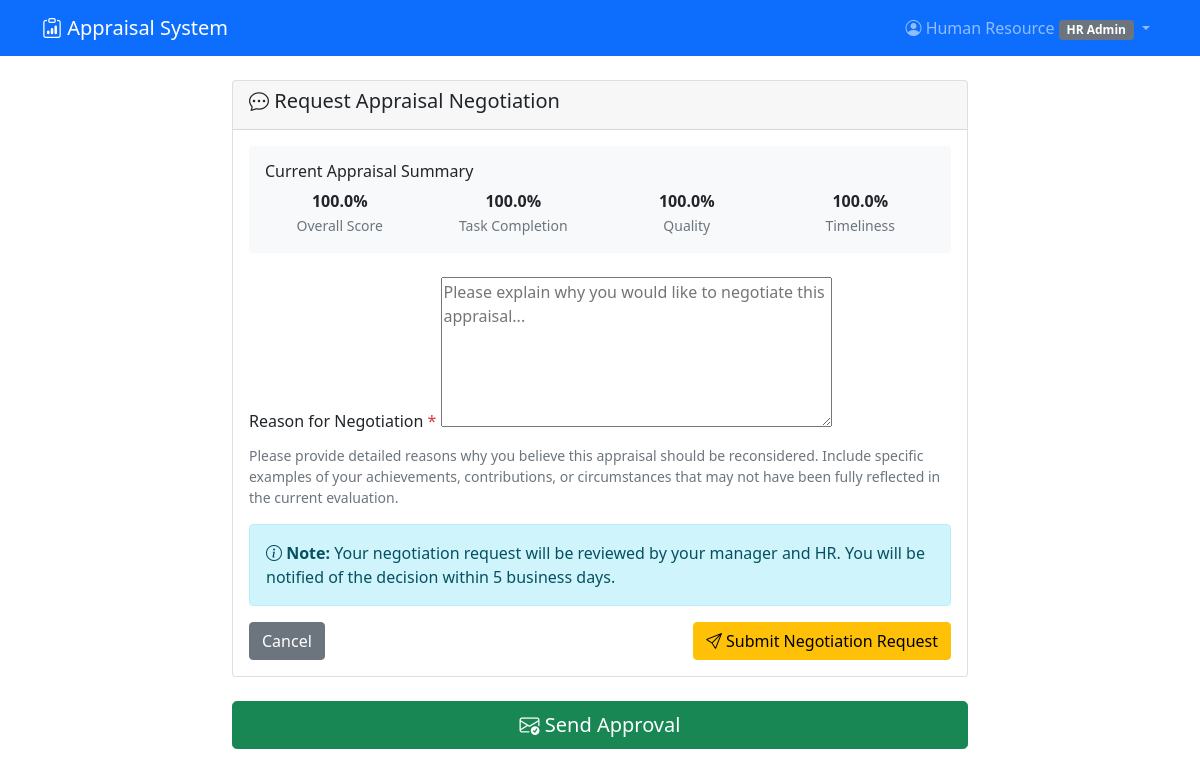
The page /appraisals/appraisal/1/negotiate/ (signed in) on the database its author committed.
### accounts/models.py (models this page shows, shortened)
class CustomUser(AbstractUser):
    ROLE_CHOICES = [
        ('employee', 'Employee'),
        ('team_leader', 'Team Leader'),
        ('manager', 'Manager'),
        ('hr_admin', 'HR Admin'),
    ]
    role = models.CharField(max_length=20, choices=ROLE_CHOICES, default='employee')
    department = models.ForeignKey(Department, on_delete=models.CASCADE, null=True, blank=True)
    employee_id = models.CharField(max_length=20, unique=True, null=True, blank=True)
    phone = models.CharField(max_length=15, blank=True)
    hire_date = models.DateField(null=True, blank=True)
    manager = models.ForeignKey('self', on_delete=models.SET_NULL, null=True, blank=True)

### appraisals/models.py (models this page shows, shortened)
class Appraisal(models.Model):
    STATUS_CHOICES = [
        ('draft', 'Draft'),
        ('submitted', 'Submitted'),
        ('approved', 'Approved'),
        ('rejected', 'Rejected'),
        ('negotiation', 'Under Negotiation'),
        ('accepted', 'Accepted'),
    ]
    employee = models.ForeignKey(User, on_delete=models.CASCADE, related_name='appraisals')
    period = models.ForeignKey(AppraisalPeriod, on_delete=models.CASCADE)
    manager = models.ForeignKey(User, on_delete=models.CASCADE, related_name='managed_appraisals')
    overall_percentage = models.FloatField(validators=[MinValueValidator(0), MaxValueValidator(100)])
    task_completion_score = models.FloatField(default=0)
    quality_score = models.FloatField(default=0)
    timeliness_score = models.FloatField(default=0)
    status = models.CharField(max_length=15, choices=STATUS_CHOICES, default='draft')
    final_remarks = models.TextField()
    hr_approved = models.BooleanField(default=False)
    hr_approved_by = models.ForeignKey(User, on_delete=models.SET_NULL, null=True, blank=True, related_name='hr_approvals')
    created_at = models.DateTimeField(auto_now_add=True)
    updated_at = models.DateTimeField(auto_now=True)

### appraisals/views.py (the view)
# urls.py: path('appraisal/<int:appraisal_id>/negotiate/', views.negotiate_appraisal, name='negotiate_appraisal'),
@login_required
def negotiate_appraisal(request, appraisal_id):
    from .models import Appraisal, NegotiationTicket
    appraisal = get_object_or_404(Appraisal, id=appraisal_id)
    ticket = NegotiationTicket.objects.filter(appraisal=appraisal).first()
    is_hr = request.user.role == 'hr_admin'
    is_team_leader_negotiating = False  # You can set this based on your logic if needed
    if not (request.user == appraisal.employee or request.user.role == 'hr_admin'):
        messages.error(request, 'You do not have permission to view this negotiation.')
        return redirect('dashboard')
    if request.method == 'POST' and not is_hr:
        form = NegotiationForm(request.POST)
        if form.is_valid():
            negotiation = form.save(commit=False)
            negotiation.appraisal = appraisal
            negotiation.save()
            appraisal.status = 'negotiation'
            appraisal.save()
            messages.success(request, 'Negotiation request submitted successfully!')
            return redirect('view_appraisal', appraisal_id=appraisal.id)
    else:
        form = NegotiationForm(instance=ticket) if ticket and not is_hr else NegotiationForm()
    return render(request, 'appraisals/negotiate_appraisal.html', {
        'form': form,
        'appraisal': appraisal,
        'ticket': ticket,
        'is_team_leader_negotiating': is_team_leader_negotiating,
        'user': request.user,
        'is_hr': is_hr,
    })

### appraisals/forms.py
class NegotiationForm(forms.ModelForm):
    class Meta:
        model = NegotiationTicket
        fields = ['employee_reason']
        widgets = {
            'employee_reason': forms.Textarea(attrs={'rows': 6, 'placeholder': 'Please explain why you would like to negotiate this appraisal...'}),
        }

### templates/appraisals/negotiate_appraisal.html (shortened to what this page needs)
{% extends 'base.html' %}
{% block content %}
<div class="row">
    <div class="col-md-8 mx-auto">
        <div class="card">
            <div class="card-header">
                <h5><i class="bi bi-chat-dots"></i> Request Appraisal Negotiation
                </h5>
            </div>
            <div class="card-body">
                <div class="row mb-4">
                    <div class="col-md-12">
                        <div class="bg-light p-3 rounded">
                            <h6>Current Appraisal Summary</h6>
                            <div class="row text-center">
                                <div class="col-md-3">
                                    <strong>{{ appraisal.overall_percentage|floatformat:1 }}%</strong><br>
                                    <small class="text-muted">Overall Score</small>
                                </div>
                                <div class="col-md-3">
                                    <strong>{{ appraisal.task_completion_score|floatformat:1 }}%</strong><br>
                                    <small class="text-muted">Task Completion</small>
                                </div>
                                <div class="col-md-3">
                                    <strong>{{ appraisal.quality_score|floatformat:1 }}%</strong><br>
                                    <small class="text-muted">Quality</small>
                                </div>
                                <div class="col-md-3">
                                    <strong>{{ appraisal.timeliness_score|floatformat:1 }}%</strong><br>
                                    <small class="text-muted">Timeliness</small>
                                </div>
                            </div>
                        </div>
                    </div>
                </div>
                <form method="post">
                    <div class="mb-3">
                        <label for="{{ form.employee_reason.id_for_label }}" class="form-label">
                            {% if is_team_leader_negotiating %}
                                Reason for Negotiation (on behalf of {{ appraisal.employee.get_full_name }}) <span class="text-danger">*</span>
                            {% else %}
                                Reason for Negotiation <span class="text-danger">*</span>
                            {% endif %}
                        </label>
                        {{ form.employee_reason }}
                        <div class="form-text">
                            {% if is_team_leader_negotiating %}
                                As a team leader, please provide detailed reasons why you believe this appraisal for {{ appraisal.employee.get_full_name }} should be reconsidered.
                                Include specific examples of their achievements, contributions, or circumstances that
                            {% else %}
                                Please provide detailed reasons why you believe this appraisal should be reconsidered.
                                Include specific examples of your achievements, contributions, or circumstances that
                            {% endif %}
                            may not have been fully reflected in the current evaluation.
                        </div>
                    </div>
                    <div class="alert alert-info">
                        <i class="bi bi-info-circle"></i>
                        <strong>Note:</strong> Your negotiation request will be reviewed by your manager and HR.
                        You will be notified of the decision within 5 business days.
                    </div>
                    <div class="d-flex justify-content-between">
                        <a href="{% url 'view_appraisal' appraisal.id %}" class="btn btn-secondary">Cancel</a>
                        <button type="submit" class="btn btn-warning">
                            <i class="bi bi-send"></i>
                            {% if is_team_leader_negotiating %}
                                Submit Negotiation Request (as Team Leader)
                            {% else %}
                                Submit Negotiation Request
                            {% endif %}
                        </button>
                    </div>
                </form>
            </div>
        </div>
    </div>
</div>
{% if user.role == 'hr_admin' %}
<div class="row mt-4">
    <div class="col-md-8 mx-auto">
        <div class="d-grid">
            <a href="{% url 'approve_appraisal' appraisal.id %}" class="btn btn-success btn-lg">
                <i class="bi bi-envelope-check"></i> Send Approval
            </a>
        </div>
    </div>
</div>
{% endif %}
{% endblock %}

### templates/base.html (shortened to what this page needs)
<!DOCTYPE html>
<html lang="en">
<head>
    <link href="https://cdn.jsdelivr.net/npm/bootstrap@5.1.3/dist/css/bootstrap.min.css" rel="stylesheet">
    <link href="https://cdn.jsdelivr.net/npm/bootstrap-icons@1.7.2/font/bootstrap-icons.css" rel="stylesheet">
</head>
<body>
    <nav class="navbar navbar-expand-lg navbar-dark bg-primary">
        <div class="container">
            <a class="navbar-brand" href="{% url 'dashboard' %}">
                <i class="bi bi-clipboard-data"></i> Appraisal System
            </a>
            {% if user.is_authenticated %}
            <div class="navbar-nav ms-auto">
                <div class="nav-item dropdown">
                    <a class="nav-link dropdown-toggle" href="#" data-bs-toggle="dropdown">
                        <i class="bi bi-person-circle"></i> {{ user.get_full_name|default:user.username }}
                        <span class="badge bg-secondary">{{ user.get_role_display }}</span>
                    </a>
                </div>
            </div>
            {% endif %}
        </div>
    </nav>
    <main class="container mt-4">
        {% block content %}{% endblock %}
    </main>
</body>
</html>

### rows shown on the page
CustomUser: get_full_name "Human Resource", role "HR Admin"
Appraisal: overall_percentage "100.0", task_completion_score "100.0", quality_score "100.0", timeliness_score "100.0"
